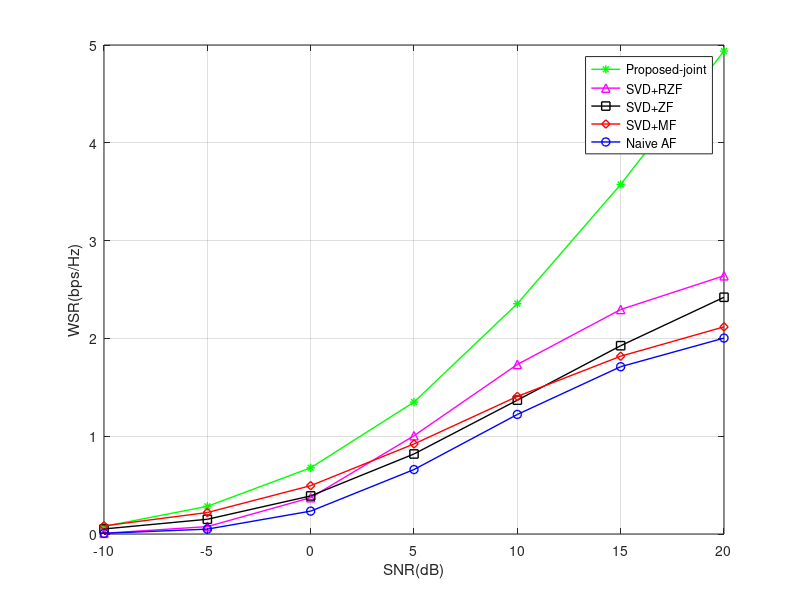

The MATLAB script that drew this image:
clear
figure
load('result1_joint.mat');
plot(i,R,'-g*','LineWidth',1);
hold on
load('svd_rzf.mat')
plot(i,R,'-m^','LineWidth',1)
hold on
clear
load('svd_zf.mat')
plot(i,R,'-ks','LineWidth',1)
hold on
clear
load('svd_mf.mat')
plot(i,R,'-rd','LineWidth',1)
hold on
clear
load('Naive_AF.mat')
plot(i,R,'-bo','LineWidth',1)
hold on
clear
legend('Proposed-joint','SVD+RZF','SVD+ZF','SVD+MF','Naive AF')
xlabel('SNR(dB)')
ylabel('WSR(bps/Hz)')
grid on